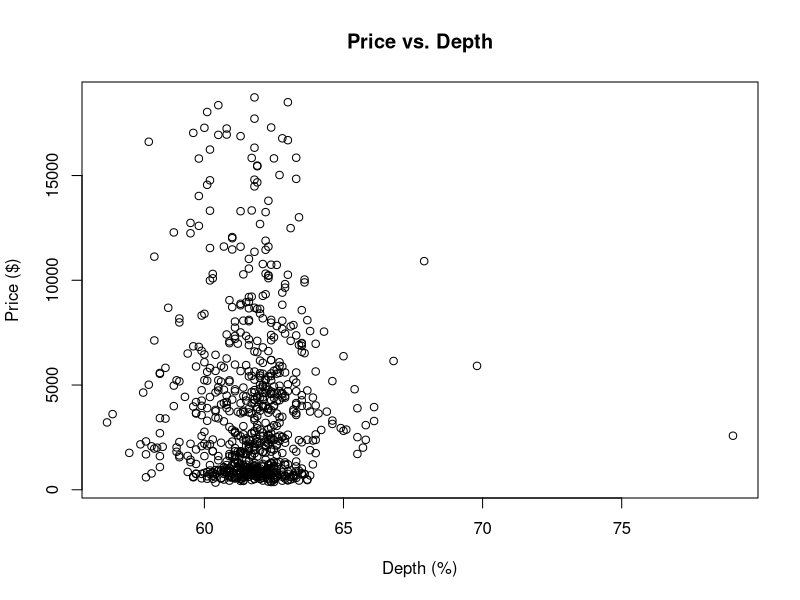
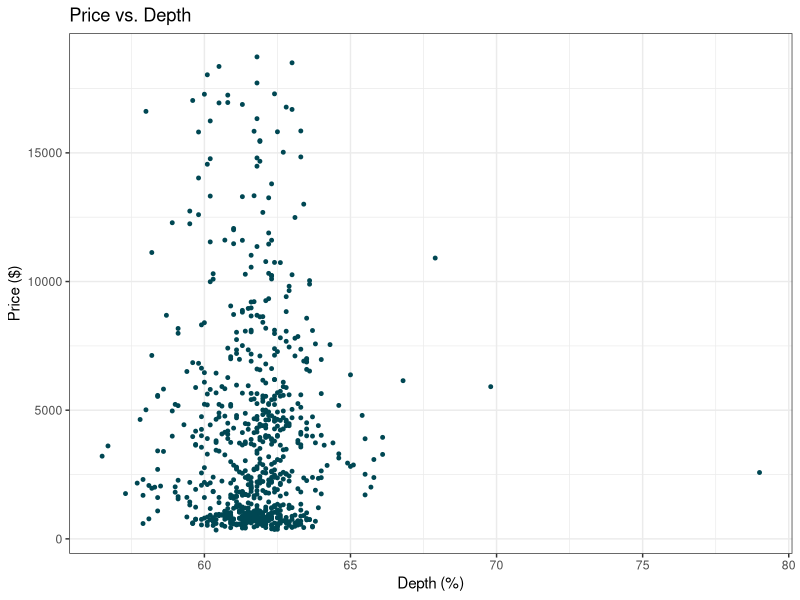

The R source for these figures, in order:
myName <- "Danya Zhang"

library(datasets)
data("iris")

#1
iris.vers <- iris[iris$Species=="versicolor",]
ans_1 <- iris.vers

#2
sepal.dif <- iris.vers$Sepal.Length - iris.vers$Sepal.Width
ans_2 <- sepal.dif

#3
iris.vers$sepal.dif <- sepal.dif
ans_3 <- iris.vers


data("mtcars")
#4 
ans_4 <- sapply(mtcars, class)


#5
mtcars$am<- as.integer(mtcars$am)  
mtcars$cyl<- as.integer(mtcars$cyl)  
mtcars$vs<- as.integer(mtcars$vs)  
newmtc <- mtcars
ans_5 <- sapply(newmtc, class)

library(dplyr)
#6
ans_6 <- round(newmtc, 1)

#7
ans_7 <- iris %>%
  filter(Species == "virginica", Sepal.Width > 3.5)

#8
ans_8 <- iris %>%
  filter(Species == "virginica", Sepal.Width > 3.5) %>%
  select(Sepal.Length:Petal.Width)

#9
ans_9 <- iris %>%
  with(which(Species == "virginica" & Sepal.Width > 3.5))

library(ggplot2)
data("diamonds")

#10
ten <- diamonds %>%
  count(cut == "Ideal" & carat < 0.21)
ans_10 <- unlist(ten[2,2])

#11
eleven <- diamonds %>%
  count((x+y+z) > 40)
  ans_11 <- unlist(eleven[2,2])

#12
twelve <- diamonds %>%
  count(price > 10000 | depth >= 70)
  ans_12 <- unlist(twelve[2,2])

#13
ans_13 <- diamonds[c(67,982),] %>%
  select(color,y)

#14
ans_14 <- diamonds[c(453,792,10489),]

#15
ans_15 <- diamonds %>% 
  head(10) %>%
  select(x,y,z)

#16
newdiam <- diamonds %>%
  head(1000)
ans_16 <- newdiam


#17
ans_17 <- arrange(newdiam, price)

#18
set.seed(56)
diam750 <- diamonds %>%
  sample_n(750)
ans_18 <- diam750

#19
ans_19 <- summary(diam750)

#20
plot(diam750$depth, diam750$price, xlab="Depth (%)", ylab="Price ($)",
     main ="Price vs. Depth")


diam750 %>%
  ggplot(aes(x = depth, y = price)) +
  labs(title = "Price vs. Depth", x = "Depth (%)", y = "Price ($)") +
  geom_point(size=1, color = "#004753") +
  theme_bw()






